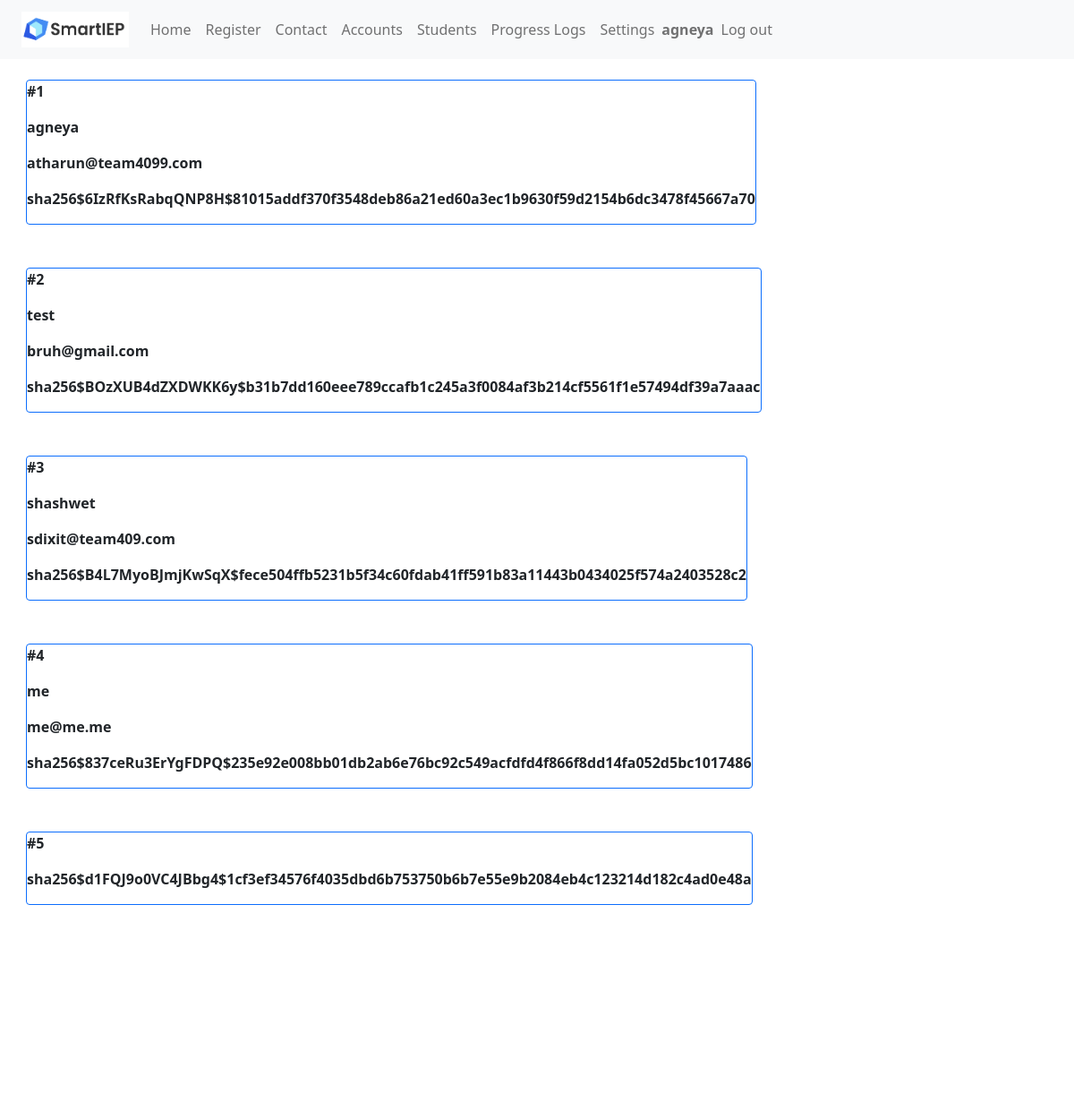
/accounts (signed in), run on an earlier commit of the app's database.
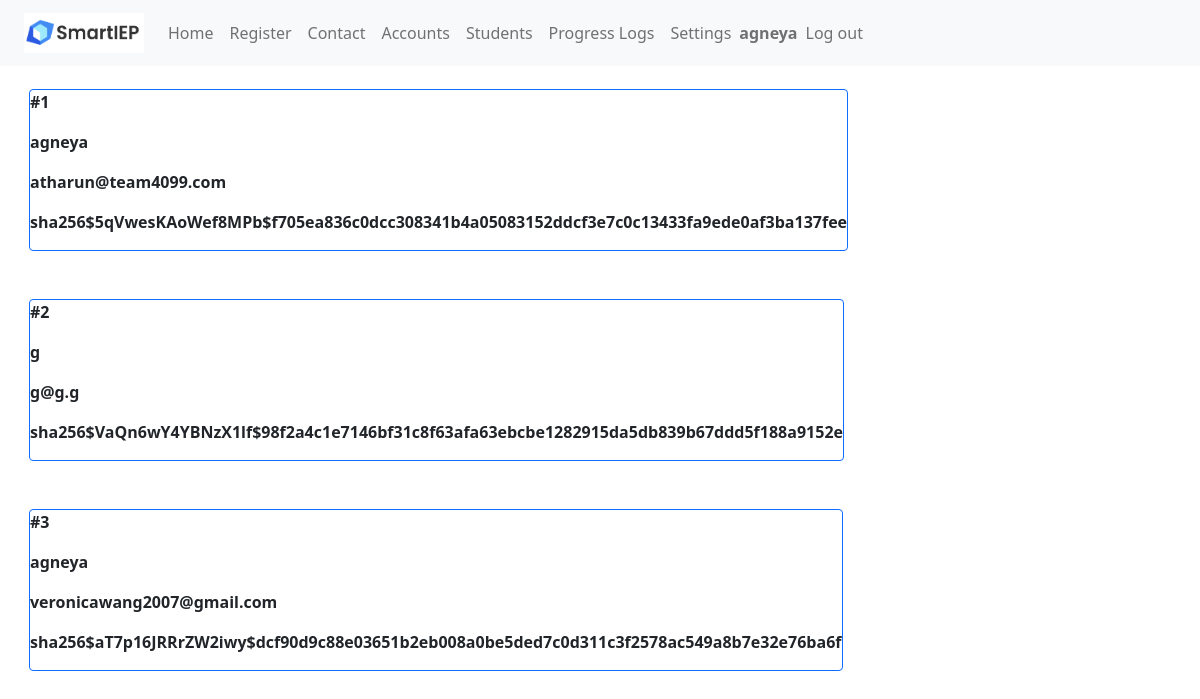
And on a later commit of the database.
### app.py (models this page shows, shortened)
class Accounts(UserMixin, db.Model):
	__tablename__ = 'accounts'
	account_id = db.Column(db.Integer, primary_key=True)
	callname = db.Column(db.String(200),nullable=False)
	username = db.Column(db.String(200),nullable=False)
	password = db.Column(db.String(200),nullable=False)

### app.py (the view)
@main.route("/accounts")
@login_required
def accounts():
	accounts = Accounts.query.all()
	return render_template('accounts.html',accounts=accounts)

### app.py (called while the page is built)
@login_manager.user_loader
def load_user(account_id):
    return Accounts.query.get(int(account_id))

@app.context_processor
def utility_processor():
	def parse_tasks(newData):
		if (newData != ""):
			goalArrays = []
			for i in range(MAX_GOALS):
				goalArrays.append([])
			parts = newData[:-1].split(";")
			counter = 0
			for part in parts:
				if part[1] == "[":
					part = re.sub("\[.*?\]","[]",part)
					part = part.replace("[","").replace("]","")
					goalArrays[counter].append(part)
					counter = counter + 1
			for part in parts:
				if part[1] == "(":
					goalKey = int(part[part.find("(")+1:part.find(")")])
					part = re.sub("\(.*?\)","()",part)
					part = part.replace("(","").replace(")","")
					goalArrays[goalKey].append(part)
			return goalArrays
		else:
			return []
	return dict(parse_tasks=parse_tasks)

@app.context_processor
def add_imports():
    return dict(json=json)

### templates/accounts.html (shortened to what this page needs)
<!DOCTYPE html>
<html lang="en">
    <head>
        <link href="https://cdn.jsdelivr.net/npm/bootstrap@5.0.2/dist/css/bootstrap.min.css" rel="stylesheet">
    </head>
    <header>
      {% include 'nav.html' %}
    </header>
    <body>
        <div class="content">
            {% for account in accounts %}
                <div class="m-4 border border-primary rounded">
                    <p><b>#{{ account.account_id }}</b></p>
                    <p><b>{{ account.callname }}</b></p>
                    <p><b>{{ account.username }}</b></p>
                    <p><b>{{ account.password }}</b></p>
                </div>
            {% endfor %}
        </div>
    </body>
</html>

### templates/nav.html (shortened to what this page needs)
<nav class="px-4 navbar fixed-top navbar-expand-lg navbar-light bg-light">
    <a class="navbar-brand" href="/"><img src="static\smartieplogo.png" width="120" height="40"></a>
    <div>
      <ul class="navbar-nav mr-auto">
        <li class="nav-item active">
          <a class="nav-link" href="/signin">Home</a>
        </li>
        <li class="nav-item">
          <a class="nav-link" href="/register">Register</a>
        </li>
        <li class="nav-item">
          <a class="nav-link" href="/contactus">Contact</a>
        </li>
        {% if current_user.is_authenticated %}
        <li class="nav-item">
          <a class="nav-link" href="/accounts">Accounts</a>
        </li>
        <li class="nav-item">
          <a class="nav-link" href="/students">Students</a>
        </li>
        <li class="nav-item">
          <a class="nav-link" href="/logs">Progress Logs</a>
        </li>
        <li class="nav-item">
          <a class="nav-link" href="/terminatestudent">Settings</a>
        </li>
        <span style="float: right" class="navbar-text navbar-right">
          <b>{{ current_user.callname }}</b>
        </span>
        <li style="float: right" class="nav-item">
          <a class="nav-link" href="/logout">Log out</a>
        </li>
      </ul>
        {% endif %}
    </div>
  </nav>

What changed in the data, as far as the page shows it:
removed Accounts: account_id "4", callname "me", username "me@me.me", password "sha256$837ceRu3ErYgFDPQ$235e92e008bb01db2ab6e76bc92c549acfdfd4f866f8dd14fa052d5bc1017486"
removed Accounts: account_id "5", password "sha256$d1FQJ9o0VC4JBbg4$1cf3ef34576f4035dbd6b753750b6b7e55e9b2084eb4c123214d182c4ad0e48a"
changed Accounts "atharun@team4099.com": password "sha256$6IzRfKsRabqQNP8H$81015addf370f3548deb86a21ed60a3ec1b9630f59d2154b6dc3478f45667a70" → "sha256$5qVwesKAoWef8MPb$f705ea836c0dcc308341b4a05083152ddcf3e7c0c13433fa9ede0af3ba137fee"
changed Accounts id 2: callname "test" → "g"; username "bruh@gmail.com" → "g@g.g"; password "sha256$BOzXUB4dZXDWKK6y$b31b7dd160eee789ccafb1c245a3f0084af3b214cf5561f1e57494df39a7aaac" → "sha256$VaQn6wY4YBNzX1lf$98f2a4c1e7146bf31c8f63afa63ebcbe1282915da5db839b67ddd5f188a9152e"
changed Accounts id 3: callname "shashwet" → "agneya"; username "sdixit@team409.com" → "veronicawang2007@gmail.com"; password "sha256$B4L7MyoBJmjKwSqX$fece504ffb5231b5f34c60fdab41ff591b83a11443b0434025f574a2403528c2" → "sha256$aT7p16JRRrZW2iwy$dcf90d9c88e03651b2eb008a0be5ded7c0d311c3f2578ac549a8b7e32e76ba6f"
